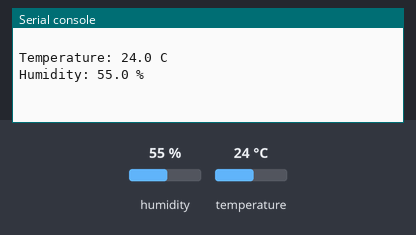
Bench run of a program on a simulated CircuitPython board. On the bench: the last lines printed to the serial console. The test bench sets the inputs (shaded band); at power-on: humidity 55 %, temperature 24 °C.

Above: at 1.2 s.
1.3 s: humidity set to 22 %
At 3.5 s:
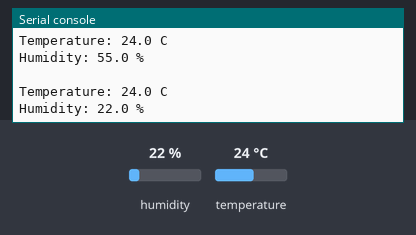
4.0 s: temperature set to 12 °C
At 5.0 s:
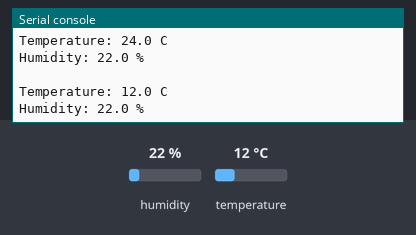
6.7 s: humidity set to 40 %
At 9.3 s:
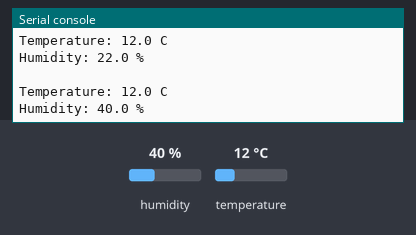
Timing chart, 0 to 10.8 s (numbered marks = the images above; inputs shaded):
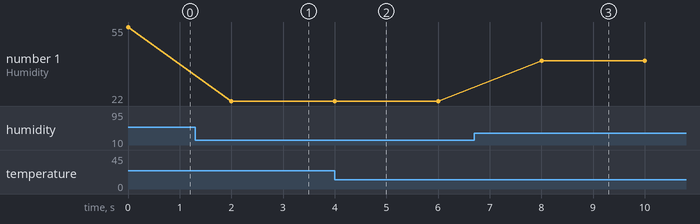

Measured:
- after the input at 1.3 s, the serial console: prints a new line after 0.70 s (image 1)
- after the input at 4.0 s, the serial console: prints a new line at once (image 2)
- after the input at 6.7 s, the serial console: prints a new line after 1.3 s (image 3)
- plotted number 1: 55 → 22 after the input at 1.3 s, 22 → 40 after the input at 6.7 s

The program:

adafruit_si7021.py
```python
# (licence header left out)
"""
Initializes the sensor, gets and prints readings every two seconds.
"""
import time
import board
import adafruit_si7021
from busio import I2C
from board import SCL, SDA

i2c = I2C(SCL, SDA)

# Create library object using our Bus I2C port
sensor = adafruit_si7021.SI7021(i2c,0x40)

# If you'd like to use the heater, you can uncomment the code below
# and pick a heater level that works for your purposes
#
# sensor.heater_enable = True
# sensor.heater_level = 0  # Use any level from 0 to 15 inclusive

while True:
    print("\nTemperature: %0.1f C" % sensor.temperature)
    print("Humidity: %0.1f %%" % sensor.relative_humidity)
    time.sleep(2)
```
